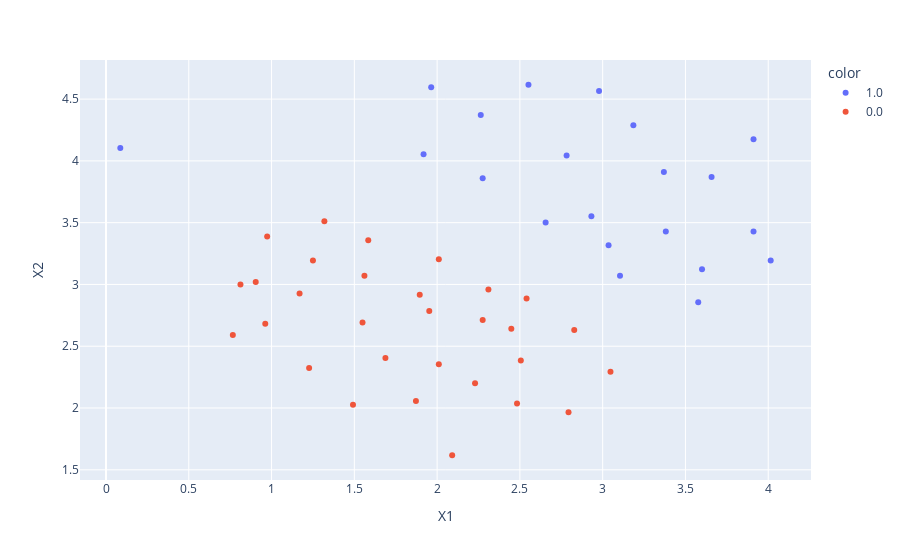

Notebook cell for this chart:
### Code cell
fig = px.scatter(data,x="X1",y="X2",color=data.y.astype(str))
fig.show()

### Figure 1 — Plotly figure (JSON) as saved in the notebook; plotly's stock layout.template omitted (floating-point values rounded to 4 significant figures)
{"data": [{"hovertemplate": "color=1.0<br>X1=%{x}<br>X2=%{y}<extra></extra>", "legendgroup": "1.0", "marker": {"color": "#636efa", "symbol": "circle"}, "mode": "markers", "name": "1.0", "orientation": "v", "showlegend": true, "type": "scatter", "x": [1.964, 2.275, 2.978, 2.932, 3.577, 4.015, 3.381, 3.911, 2.782, 2.552, 3.37, 3.105, 1.918, 2.264, 2.655, 3.186, 3.658, 3.911, 3.6, 3.036, 0.0864], "xaxis": "x", "y": [4.596, 3.859, 4.565, 3.552, 2.856, 3.194, 3.429, 4.176, 4.043, 4.616, 3.91, 3.071, 4.053, 4.371, 3.501, 4.289, 3.869, 3.429, 3.122, 3.317, 4.104], "yaxis": "y"}, {"hovertemplate": "color=0.0<br>X1=%{x}<br>X2=%{y}<extra></extra>", "legendgroup": "0.0", "marker": {"color": "#EF553B", "symbol": "circle"}, "mode": "markers", "name": "0.0", "orientation": "v", "showlegend": true, "type": "scatter", "x": [1.584, 2.01, 1.953, 2.275, 2.31, 2.828, 3.047, 2.483, 2.506, 1.872, 2.01, 1.227, 1.895, 1.561, 1.55, 1.688, 1.492, 0.962, 1.169, 0.8122, 0.9735, 1.25, 1.319, 2.229, 2.448, 2.794, 2.091, 2.54, 0.9044, 0.7661], "xaxis": "x", "y": [3.357, 3.204, 2.784, 2.713, 2.958, 2.631, 2.293, 2.037, 2.385, 2.058, 2.355, 2.324, 2.917, 3.071, 2.692, 2.406, 2.027, 2.682, 2.928, 2.999, 3.388, 3.194, 3.511, 2.201, 2.641, 1.966, 1.618, 2.887, 3.02, 2.59], "yaxis": "y"}], "layout": {"legend": {"title": {"text": "color"}, "tracegroupgap": 0}, "margin": {"t": 60}, "xaxis": {"anchor": "y", "domain": [0, 1], "title": {"text": "X1"}}, "yaxis": {"anchor": "x", "domain": [0, 1], "title": {"text": "X2"}}}}
